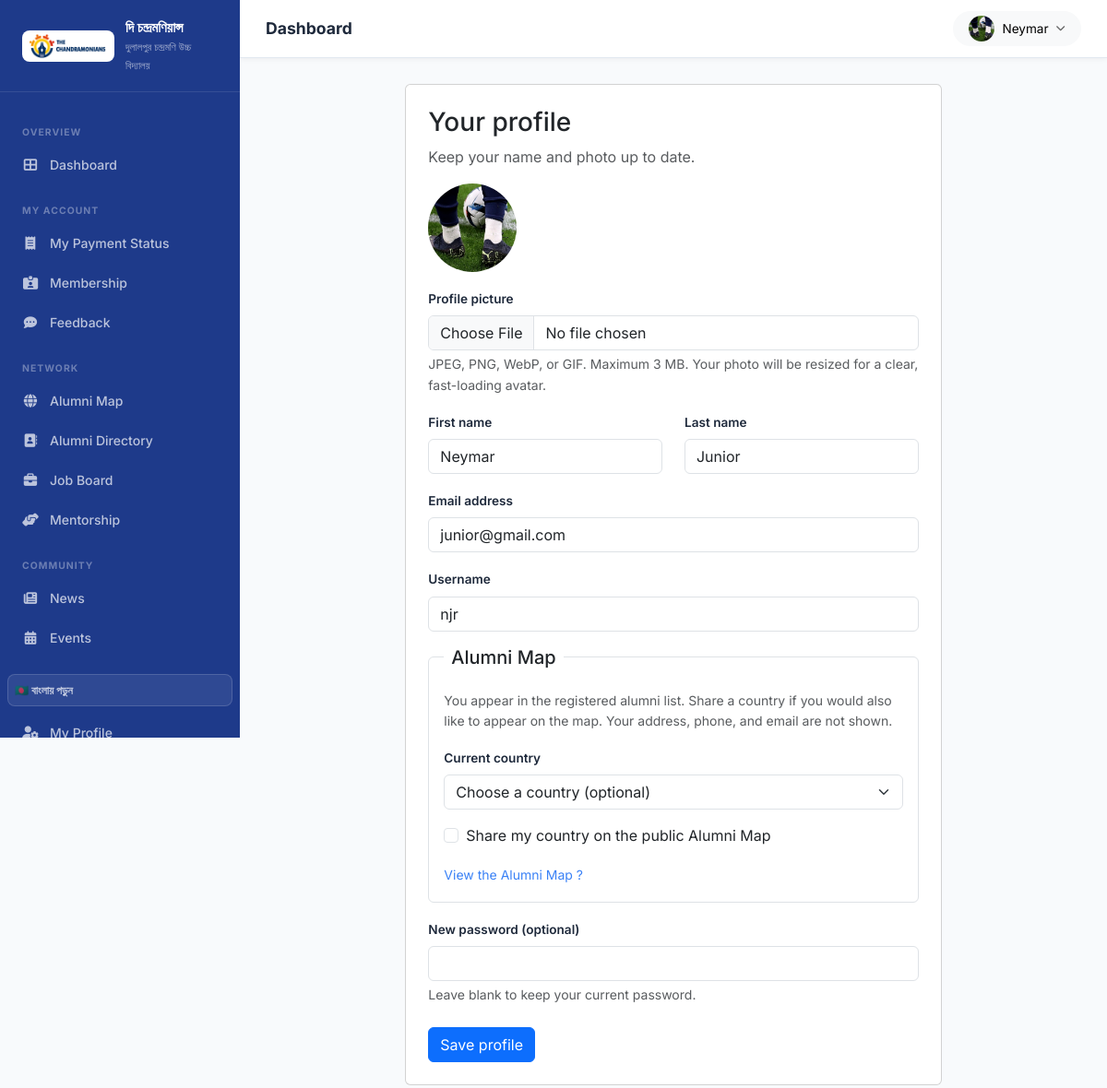
/profile (signed in), run on the app's committed database.
### app/models.py (models this page shows, shortened)
class CustomUser(AbstractUser):
    USER_TYPE_CHOICES = (
        ('1', 'HOD'),
        ('2', 'Staff'),
        ('3', 'Alumni'),
        ('4', 'Student'),
    )
    email = models.EmailField(unique=True)
    user_type = models.CharField(choices=USER_TYPE_CHOICES, max_length=10, default='4')
    profile_pic = models.ImageField(upload_to='profile_pic', storage=ProfilePictureStorage(), blank=True, null=True)
    USERNAME_FIELD = 'email'
    REQUIRED_FIELDS = ['username']

### app/views.py (the view)
# urls.py: path('profile', views.profileView, name='profile'),
@login_required(login_url='/login')
def profileView(request):
    alumni = Alumni.objects.filter(admin=request.user).first() if request.user.user_type == '3' else None
    initial = {'map_country': alumni.map_country, 'map_visible': alumni.map_visible} if alumni else {}
    form = ProfileUpdateForm(instance=request.user, initial=initial)
    return render(request, 'profile.html', {'form': form, 'is_alumni': request.user.user_type == '3'})

### app/forms.py (shortened to what this page needs)
class ProfileUpdateForm(forms.ModelForm):
    password = forms.CharField(required=False, strip=False, widget=forms.PasswordInput)
    map_country = forms.ChoiceField(required=False, choices=country_choices)
    map_visible = forms.BooleanField(required=False, label='Share my country on the public Alumni Map')
    class Meta:
        model = CustomUser
        fields = ('first_name', 'last_name', 'profile_pic')
        widgets = {'profile_pic': forms.FileInput(attrs={'accept': 'image/jpeg,image/png,image/webp,image/gif'})}
    def __init__(self, *args, **kwargs):
        super().__init__(*args, **kwargs)
        for name, field in self.fields.items():
            field.widget.attrs['class'] = 'form-check-input' if name == 'map_visible' else 'form-select' if name == 'map_country' else 'form-control'
        self.fields['password'].widget.attrs['autocomplete'] = 'new-password'

### app/map_data.py (called while the page is built)
def country_choices():
    return [('', 'Choose a country (optional)')] + sorted(
        [(code, place['name']) for code, place in countries().items()], key=lambda row: row[1]
    )

### app/profile_storage.py (called while the page is built)
    def url(self, name):
        if name.startswith('avatars/'):
            return reverse('profile_picture', args=[self._picture_id(name)])
        return default_storage.url(name)

### templates/profile.html (shortened to what this page needs)
{% extends 'base.html' %}
{% block content %}
<div class="row justify-content-center"><div class="col-lg-8"><div class="card"><div class="card-body p-4">
<h1 class="h3 mb-2">Your profile</h1><p class="text-muted">Keep your name and photo up to date.</p>
<form method="post" action="{% url 'profile_update' %}" enctype="multipart/form-data">
{% if user.profile_pic %}<img src="{{ user.profile_pic.url }}" width="96" height="96" class="rounded-circle mb-3" style="object-fit:cover" alt="Your current profile photo">{% endif %}
<div class="mb-3"><label for="{{ form.profile_pic.id_for_label }}" class="form-label">Profile picture</label>{{ form.profile_pic }}{{ form.profile_pic.errors }}<div class="form-text">JPEG, PNG, WebP, or GIF. Maximum 3 MB. Your photo will be resized for a clear, fast-loading avatar.</div></div>
<div class="row"><div class="col-sm-6 mb-3"><label for="{{ form.first_name.id_for_label }}" class="form-label">First name</label>{{ form.first_name }}{{ form.first_name.errors }}</div><div class="col-sm-6 mb-3"><label for="{{ form.last_name.id_for_label }}" class="form-label">Last name</label>{{ form.last_name }}{{ form.last_name.errors }}</div></div>
<div class="mb-3"><label class="form-label" for="accountEmail">Email address</label><input id="accountEmail" class="form-control" type="email" value="{{ user.email }}" readonly></div>
<div class="mb-3"><label class="form-label" for="accountUsername">Username</label><input id="accountUsername" class="form-control" value="{{ user.username }}" readonly></div>
{% if is_alumni %}<fieldset class="border rounded p-3 mb-3"><legend class="float-none w-auto px-2 h5">Alumni Map</legend><p class="text-muted small">You appear in the registered alumni list. Share a country if you would also like to appear on the map. Your address, phone, and email are not shown.</p><div class="mb-3"><label for="{{ form.map_country.id_for_label }}" class="form-label">Current country</label>{{ form.map_country }}{{ form.map_country.errors }}</div><div class="form-check">{{ form.map_visible }}<label for="{{ form.map_visible.id_for_label }}" class="form-check-label">Share my country on the public Alumni Map</label></div>{{ form.map_visible.errors }}<a class="small d-inline-block mt-3" href="{% url 'alumni_map' %}">View the Alumni Map ?</a></fieldset>{% endif %}
<div class="mb-4"><label for="{{ form.password.id_for_label }}" class="form-label">New password (optional)</label>{{ form.password }}{{ form.password.errors }}<div class="form-text">Leave blank to keep your current password.</div></div>
<button type="submit" class="btn btn-primary">Save profile</button>
</form></div></div></div></div>
{% endblock %}

### templates/base.html (shortened to what this page needs)
<!DOCTYPE html>
{% load static i18n %}
<html lang="en">
<head>
  <link rel="stylesheet" href="https://cdn.jsdelivr.net/npm/bootstrap@5.3.2/dist/css/bootstrap.min.css">
  <link rel="stylesheet" href="https://cdnjs.cloudflare.com/ajax/libs/font-awesome/6.5.0/css/all.min.css">
  <link rel="stylesheet" href="https://cdn.datatables.net/1.13.7/css/dataTables.bootstrap5.min.css">
  <link rel="stylesheet" href="{% static 'assets/css/chandramonians.css' %}">
</head>
<body>
<div class="dash-wrapper">
  {% include 'partials/sidebar.html' %}
  <div class="dash-main">
    <div class="dash-topbar">
      <h1 class="page-title">{% block page_title %}Dashboard{% endblock %}</h1>
      <div class="topbar-actions">
        <div class="dropdown">
          <button class="btn btn-sm btn-light d-flex align-items-center gap-2 rounded-pill px-3" data-bs-toggle="dropdown">
            {% if user.profile_pic %}
              <img src="{{ user.profile_pic.url }}" class="rounded-circle" width="28" height="28" style="object-fit:cover;" alt="">
            {% else %}
              <span class="d-flex align-items-center justify-content-center rounded-circle bg-primary text-white" style="width:28px;height:28px;font-size:.75rem;font-weight:700;flex-shrink:0;">
                {{ user.first_name|first|upper }}{{ user.last_name|first|upper }}
              </span>
            {% endif %}
            <span class="d-none d-md-inline fw-600" style="font-size:.85rem;">{{ user.first_name }}</span>
            <i class="fas fa-chevron-down" style="font-size:.65rem;opacity:.6;"></i>
          </button>
        </div>
      </div>
    </div>
    <div class="dash-content">
      {% block content %}{% endblock %}
    </div>
  </div>
</div>
</body>
</html>

### static/assets/css/chandramonians.css (style rules this page uses)
:root { --primary: #1e40af; --primary-dark: #1e3a8a; --primary-light: #3b82f6; --primary-pale: #eff6ff; --accent: #f59e0b; --accent-dark: #d97706; --accent-pale: #fffbeb; --success: #16a34a; --danger: #dc2626; --warning: #d97706; --bg: #f8fafc; --card-bg: #ffffff; --border: #e2e8f0; --text: #1e293b; --text-muted: #64748b; --radius: 14px; --radius-sm: 8px; --shadow: 0 2px 12px rgba(0,0,0,.06); --shadow-md: 0 8px 30px rgba(0,0,0,.10); --shadow-lg: 0 20px 60px rgba(0,0,0,.15); --transition: all .22s ease; }
*, *::before, *::after { box-sizing: border-box; }
html { scroll-behavior: smooth; }
body { font-family: 'Inter', -apple-system, BlinkMacSystemFont, 'Segoe UI', sans-serif; background: var(--bg); color: var(--text); line-height: 1.6; }
a { color: var(--primary-light); text-decoration: none; transition: var(--transition); }
img { max-width: 100%; }
.dash-wrapper { display: flex; min-height: 100vh; }
.dash-main { margin-left: 260px; flex: 1; display: flex; flex-direction: column; }
.dash-topbar { background: #fff; border-bottom: 1px solid var(--border); padding: .75rem 1.75rem; display: flex; align-items: center; gap: 1rem; position: sticky; top: 0; z-index: 1010; box-shadow: 0 1px 6px rgba(0,0,0,.06); }
.dash-topbar .page-title { font-size: 1.1rem; font-weight: 700; color: var(--text); margin: 0; }
.dash-topbar .topbar-actions { margin-left: auto; display: flex; align-items: center; gap: .75rem; }
.dash-content { padding: 1.75rem; flex: 1; }
.form-label { font-weight: 600; font-size: .85rem; color: var(--text); margin-bottom: .4rem; }

### data on the page
CustomUser: profile_pic (picture), first_name "Neymar", last_name "Junior", email "junior@gmail.com", username "njr"
